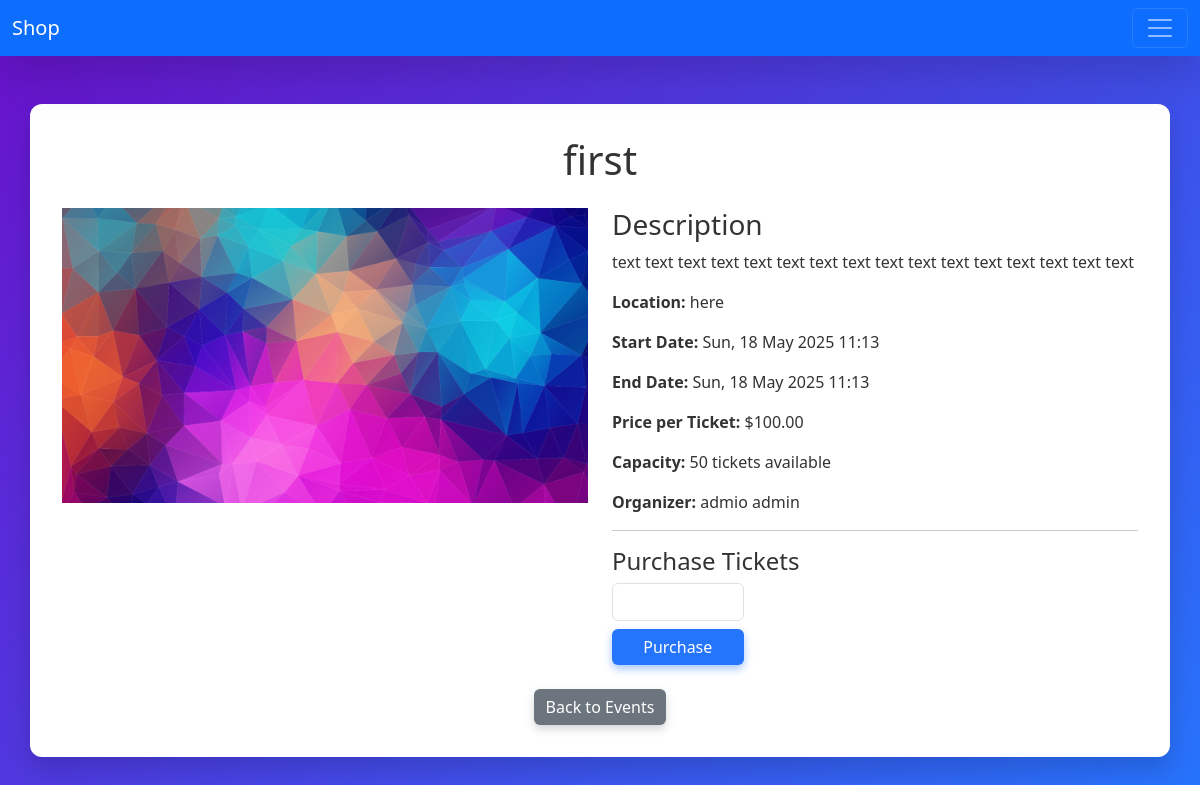
The app's page /events/1/ with its own data.
### events/models.py (models this page shows, shortened)
class Event(models.Model):
    name = models.CharField(max_length=255)
    description = models.TextField()
    start_date = models.DateTimeField()
    end_date = models.DateTimeField()
    location = models.CharField(max_length=255)
    price_per_ticket = models.DecimalField(max_digits=10, decimal_places=2)
    capacity = models.IntegerField()
    organizer = models.ForeignKey(User, on_delete=models.CASCADE, related_name='events')
    image = models.ImageField(upload_to='events/%Y/%m/%d/', null=True, blank=True)
    is_active = models.BooleanField(default=True)
    category = models.ManyToManyField(Category, related_name='events', default=0)

### accounts/models.py (models this page shows, shortened)
class User(AbstractBaseUser):
    phone_number = models.CharField(max_length=11, unique=True)
    first_name = models.CharField(max_length=200, blank=True, null=True)
    last_name = models.CharField(max_length=200, blank=True, null=True)
    id_card = models.CharField(max_length=10, unique=True)
    is_active = models.BooleanField(default=True)
    is_staff = models.BooleanField(default=False)
    objects = UserManager()
    REQUIRED_FIELDS = ['id_card']
    USERNAME_FIELD = 'phone_number'
    def __str__(self):
        return f'{self.first_name} {self.last_name}'

### events/views.py (the view)
# urls.py: path('<int:pk>/', views.EventDetailView.as_view(), name='detail'),
class EventDetailView(DetailView):
    model = Event
    template_name = 'events/event_detail.html'
    context_object_name = 'event'
    def get_context_data(self, **kwargs):
        context = super().get_context_data(**kwargs)
        event = context['event']
        context['form'] = AddCartForm(capacity=event.capacity)
        return context

### events/forms.py
class AddCartForm(forms.Form):
    quantity = forms.IntegerField(
        min_value=1,
        widget=forms.NumberInput(attrs={'class': 'form-control mb-2 w-25'})
    )
    def __init__(self, *args, **kwargs):
        capacity = kwargs.pop('capacity', None)
        super().__init__(*args, **kwargs)
        if capacity is not None:
            self.fields['quantity'] = forms.IntegerField(
                min_value=1,
                max_value=capacity,
                widget=forms.NumberInput(attrs={
                    'class': 'form-control mb-2 w-25',
                })
            )

### cart/cart.py (called while the page is built)
    def __len__(self):
        return sum(item['quantity'] for item in self.cart.values())

### cart/context_proccessors.py (called while the page is built)
def cart(request):
    return {'cart' : Cart(request)}

### events/templates/events/event_detail.html (shortened to what this page needs)
{% extends 'base.html' %}
{% load static %}
{% block body %}
<div class="container mt-4">
    <h1 class="text-center mb-4">{{ event.name }}</h1>
    <div class="row">
        <div class="col-md-6">
            {% if event.image %}
            <img src="{{ event.image.url }}" alt="{{ event.name }} Image" class="img-fluid">
            {% else %}
            <img src="{% static 'events/images/default_event_image.webp' %}" alt="No Image Available" class="img-fluid">
            {% endif %}
        </div>
        <div class="col-md-6">
            <h3>Description</h3>
            <p>{{ event.description }}</p>
            <p><strong>Location:</strong> {{ event.location }}</p>
            <p><strong>Start Date:</strong> {{ event.start_date|date:"D, d M Y H:i" }}</p>
            <p><strong>End Date:</strong> {{ event.end_date|date:"D, d M Y H:i" }}</p>
            <p><strong>Price per Ticket:</strong> ${{ event.price_per_ticket }}</p>
            <p><strong>Capacity:</strong> {{ event.capacity }} tickets available</p>
            <p><strong>Organizer:</strong> {{ event.organizer }}</p>
            {% if user != event.organizer %}
            <hr>
            <h4>Purchase Tickets</h4>
            <form method="POST" action="{% url 'cart:add_cart' event.id %}">
                <div class="form-group d-flex flex-column align-items-start">
                    {% for foo in form %}
                        {{ foo }}
                    {% endfor %}
                    <button type="submit" class="btn btn-primary w-25">Purchase</button>
                </div>
            </form>
            {% endif %}
        </div>
    </div>
    <div class="mt-4 text-center">
        <a href="{% url 'events:list' %}" class="btn btn-secondary">Back to Events</a>
    </div>
</div>
{% endblock %}

### templates/css.html (style rules this page uses)
body { background: linear-gradient(135deg, #6a11cb, #2575fc); min-height: 100vh; color: #fff; font-family: 'Segoe UI', Tahoma, Geneva, Verdana, sans-serif; }
.container { background-color: #fff; color: #333; border-radius: 12px; padding: 2rem; box-shadow: 0 12px 25px rgba(0, 0, 0, 0.15); margin-top: 3rem; margin-bottom: 3rem; }
.btn-primary { background: #2575fc; border: none; box-shadow: 0 4px 8px rgb(37 117 252 / 0.4); transition: background 0.3s ease; }
.btn-secondary { background: #6c757d; border: none; box-shadow: 0 4px 8px rgb(108 117 125 / 0.3); transition: background 0.3s ease; }

### records on screen
Event: name "first", description "text text text text text text text text text text text text text text text text", location "here", start_date "Sun, 18 May 2025 11:13", end_date "Sun, 18 May 2025 11:13", price_per_ticket "100.00", capacity "50", organizer "admio admin"
